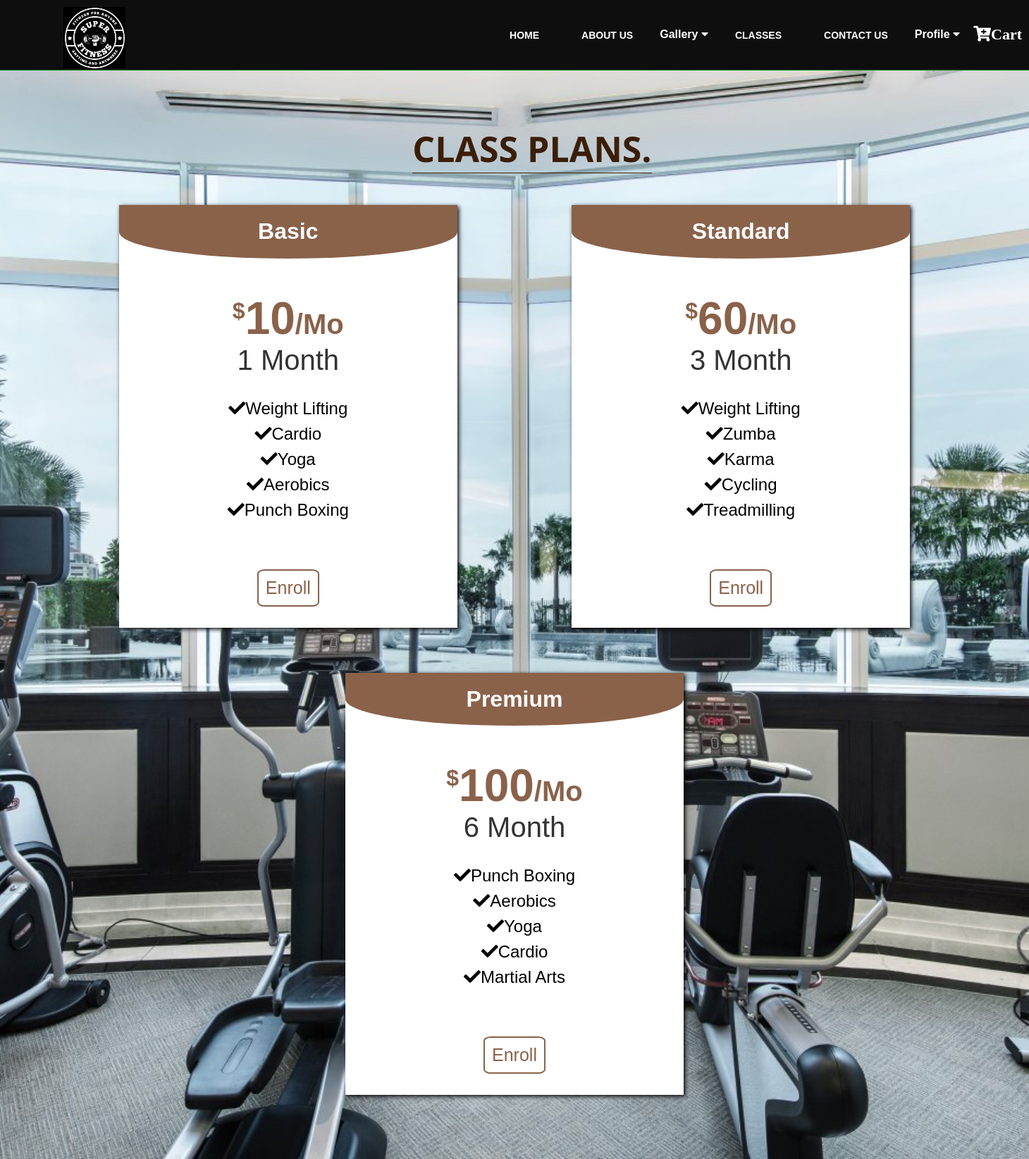
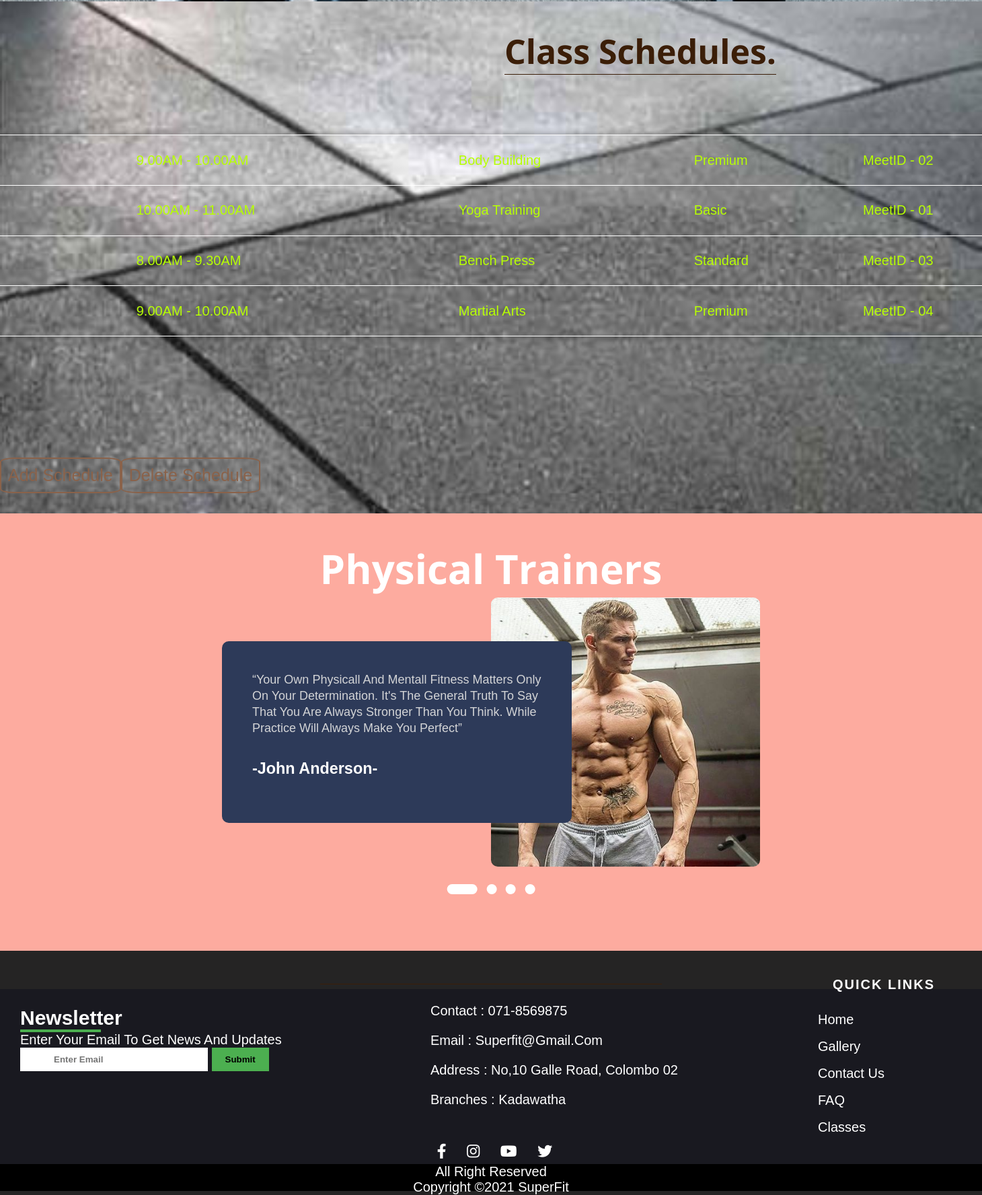
/classes.php, run on the app's committed database (2 pictures, top to bottom).
### tables this page shows
CREATE TABLE `timetable` (
  `TTclass_id` int(11) NOT NULL,
  `TT_date` varchar(20) NOT NULL,
  `TT_time` varchar(20) NOT NULL,
  `TT_schedule` varchar(50) NOT NULL,
  `TT_class` varchar(50) NOT NULL,
  `TT_meeting_Details` varchar(50) NOT NULL
);

### classes.php (the view, shortened to what this page needs)
<!DOCTYPE html>
<html>
<head>
	<link rel="stylesheet" href="css/classes.css">
	<link rel="stylesheet" href="css/sliderstyle.css">
	<link rel="stylesheet" href="css/schedule.css">
	<link
      rel="stylesheet"
      href="https://use.fontawesome.com/releases/v5.13.0/css/all.css"
    />
</head>
<body>
	<div class = "headback">
	<nav>
		<div class="logo"><img  src="images/SuperFITe.png " height="88px" width="88px"></div>
		<ul>
			<li><a href="home.php">Home</a></li>
			<li><a href="about-us.html">About Us</a></li>
			<div class="dropdown">
			<button class="dropbtn">Gallery
			<i class="fa fa-caret-down"></i>
		</button>
		</div>
			<li><a href="BMI.php">Classes</a></li>
			<li><a href="contact.html">Contact Us</a></li>
			<div class="dropdown">
				<button class="dropbtn">Profile
				<i class="fa fa-caret-down"></i>
			</button>
		</div>
		<div class="shop-cart">
			<a href="cart.html" target="_blank"><i class="fa fa-cart-plus">Cart</i></a>
		</div>
	</nav>
	<div class="page_content">
    <section class="pricing_table">
        <h1><br>CLASS  PLANS.</h1>
        <div class="pricing_card">
            <div class="pricing_box">
                <h2>basic</h2>
                <h3><sup>$</sup>10<span>/mo</span></h3>
                <p>1 month</p>
                <ul>
                    <li><i class="fas fa-check"></i>Weight lifting</li>
                    <li><i class="fas fa-check"></i>Cardio</li>
                    <li><i class="fas fa-check"></i>Yoga</li>
                    <li><i class="fas fa-check"></i>Aerobics</li>
                    <li><i class="fas fa-check"></i>Punch Boxing</li>
                </ul>
                <button class="butn" id = "butn1"><a href = "checkout.php">Enroll</a></button>
            </div>
            <div class="pricing_box">
                <h2>standard</h2>
                <h3><sup>$</sup>60<span>/mo</span></h3>
                <p>3 month</p>
                <ul>
                    <li><i class="fas fa-check"></i>Weight lifting</li>
                    <li><i class="fas fa-check"></i>Zumba</li>
                    <li><i class="fas fa-check"></i>Karma</li>
                    <li><i class="fas fa-check"></i>Cycling</li>
                    <li><i class="fas fa-check"></i>Treadmilling</li>
                </ul>
                 <button class="butn" id = "butn2"><a href = "checkout.php">Enroll</a></button>
            </div>
            <div class="pricing_box">
                <h2>premium</h2>
                <h3><sup>$</sup>100<span>/mo</span></h3>
                <p>6 month</p>
                <ul>
                    <li><i class="fas fa-check"></i>Punch Boxing</li>
                    <li><i class="fas fa-check"></i>Aerobics</li>
                    <li><i class="fas fa-check"></i>Yoga</li>
                    <li><i class="fas fa-check"></i>Cardio</li>
                    <li><i class="fas fa-check"></i>Martial Arts</li>
                </ul>
                 <button class="butn" id = "butn3"><a href = "checkout.php">Enroll</a></button>
            </div>
        </div>
		</div>
		</div>
  <section class="table">
     <h1>Class Schedules.</h1>
    <table>
	<?php
		require 'config.php';
		$sql = "SELECT * FROM timetable";
		$result = $con->query($sql);
		if($result-> num_rows > 0){
			while($row = $result-> fetch_assoc()){
				echo"<tr><td>". $row["TT_date"]."</td><td>". $row["TT_time"]."</td><td>". $row["TT_schedule"]."</td><td>". $row["TT_class"]."</td><td>". $row["TT_meeting_Details"]."</td></tr>";
			}
			echo "</table>";
		}
		else {
			echo "0 result";
		}
		?>
	<button class="butn" id = "butn3"><a href= "timetable.html">Add Schedule</a></button><button class="butn" id = "butn3"><a href= "deleteSchedule.html">Delete Schedule</a></button>
  </section>
	<div class="hero">
   <h1><center>Physical Trainers</center></h1>
   <div class = "container">
   <div class = "indicator">
		<span class ="botn active"></span>
		<span class ="botn"></span>
		<span class ="botn"></span>
		<span class ="botn"></span>
   </div>
   <div class = "testimonial">
	  <div class="slide-row" id= "slide">
	     <div class="slide-col">
                <div class="user-text">
                    <p>“Your own physicall and mentall fitness matters only on your determination. It's the general truth to say that you are always stronger than you think. While practice will always make you perfect” </p>
                    <h3>-John Anderson-</h3>
					</div>
					<div class="user-img">
						<img src = "images/user1.jpg">
                </div>
				</div>
				</div>
				</div>
				</div>
				</div>
	<footer>
		<div class="footer_content">
			<div class="center_details">
				<ul class="details">
					<li>Contact : 071-8569875</li>
					<li>Email : superfit@gmail.com</li>
					<li>Address : No,10 Galle Road, Colombo 02</li>
					<li>Branches : Kadawatha
					</li>
				</ul>
			</div>
			<div class="left_col">
				<h2>Newsletter</h2>
				<div class="border"></div>
				<p>Enter your Email to get News and Updates</p>
				<form action="" class="newsletter_form">
					<input type="Email" class="txt" placeholder="Enter Email" name="">
					<input type="submit" class="btn" value="Submit" name="">
				</form>
			</div>
			<div class="footer_links">
				<h4>Quick Links</h4>
				<ul>
					<li><a href="home.php">Home</a></li>
							<li><a href="Gallery.html">Gallery</a></li>
							<li><a href="contact.html">Contact Us</a></li>
							<li><a href="displayFAQuser.php">FAQ</a></li>
							<li><a href="classes.php">Classes</a></li>
				</ul>
			</div>
			</div>
			<div class="social">
				<a href="https://www.facebook.com" target="_blank"><i class="fab fa-facebook-f"></i></a>
				<a href="#" target="_blank"><i class="fab fa-instagram"></i></a>
				<a href="https://www.youtube.com/" target="_blank"><i class="fab fa-youtube"></i></a>
				<a href="#" target="_blank"><i class="fab fa-twitter"></i></a>
			</div>
		<div class="footer_bottom">
			<p>All right reserved<br/>Copyright &copy;2021 SuperFit </p>
		</div>
	</footer>
</body>
</html>

### css/classes.css (style rules this page uses)
.page_content { background-image: url(images/ground.jpg); background-position: center; background-repeat: no-repeat; background-size: cover; }
html,body { margin: 0; padding: 0; font-family: Arial; background-color: rgb(37, 36, 36); }
nav { position: sticky; top: 0; left: 0; width: 100%; height: 100px; padding: 10px 90px; box-sizing: border-box; background: rgba(0, 0, 0, 0.6); border-bottom: 1px solid green; z-index:1; }
.logo { float: left; padding-top: -100px; top: 0; }
nav ul { list-style: none; float: right; margin: 0; padding: 0; display: flex; }
nav ul li a { line-height: 80px; color: #fff; padding: 12px 30px; text-decoration: none; font-size: 14px; font-weight: bold; text-transform: uppercase; }
.dropdown { float: left; overflow: hidden; }
.dropdown .dropbtn { font-size: 16px; border: none; outline: none; color: white; padding: 30px 8px 5px 8px; background-color: inherit; font-family: Arial; margin: 0; font-weight:Bold; }
.shop-cart { margin: 20px ; text-align: right; position: absolute; bottom: 25px; right: -35px; bottom: 17px; }
.shop-cart a { color: white; margin-right: 25px; font-size: 22px; text-decoration: none; }
footer { background: #191920; height: 300px; color: white; position: relative; margin-top: -20px; }
.footer_bottom { background: black; height: 40px; width: 100%; text-align: center; position: absolute; bottom: 0px; left: 0px; padding-top: 0px; }
.social { margin: 20px ; margin-left: 32%; position: absolute; bottom: 25px; left: 12.5%; right: 35px; }
.social a { color: #fff; margin-right: 25px; font-size: 22px; text-decoration: none; transition: .3s linear; }
.footer_links { float: right; margin-right: 50px; position: sticky; }
.footer_links li { list-style: none; margin-left: 18px; }
.footer_links a { text-decoration: none; color: white; line-height: 2; }
.footer_links h4 { letter-spacing: 2px; text-transform: uppercase; margin-top: -160px; margin-left: 20px; padding: 20px; }
.left_col { margin-top: -150px; margin-left: 30px; }
.center_details { padding-left: 240px; }
.border { width: 120px; height: 4px; background: #4caf50; }
.txt { flex: 1; padding: 10px 50px; font-weight: 700; border: none; outline: none; }
.btn { flex: 1; padding: 10px 20px; font-weight: 700; border: none; background: #4caf50; }
.details li { list-style: none; margin-left: 400px; line-height: 1.2; padding-top: 20px; }
.pricing_table { min-height: 100vh; padding: 2% 6%; text-align: center; }
.pricing_table h1 { font-size: 50px; margin-left: 50px; font-family: Open Sans; font-weight: 1000px; display: inline-block; color: #3b1e08; border-bottom: 1px solid #3b1e08; margin-bottom: 45px; margin-top: -20px; }
.pricing_table .pricing_card { display: flex; justify-content: space-around; align-items: center; flex-wrap: wrap; text-align: center; }
.pricing_card .pricing_box { width: 30rem; box-shadow: 2px 2px 6px #000; margin-bottom: 4rem; background-color: white; }
.pricing_box h2 { font-size: 2rem; color: white; margin-bottom: 3rem; background-color: #8A624A; padding: 1.2rem; border-bottom-left-radius: 50%; border-bottom-right-radius: 50%; }
.pricing_box h3 { margin-top: 2rem; font-size: 4rem; color: #8A624A; }
.pricing_box h3 sup { font-size: 2rem; }
.pricing_box h3 span { font-size: 2.5rem; }
.pricing_box p { font-size: 2.5rem; color: #333; }
.pricing_box ul { padding: 2rem; }
.pricing_box ul li { margin-bottom: 0.5rem; font-size: 1.5rem; color : black; }
* { box-sizing: border-box; margin: 0; padding: 0; list-style-type: none; text-decoration: none; text-transform: capitalize; transition: all 0.3s linear; outline: none; }
body { font-family: 'Open Sans', sans-serif; }
.butn { padding: 10px; background-color: transparent; border: 2px solid #8A624A; color: #8A624A; margin-top: 30px; margin-bottom: 30px; cursor: pointer; border-radius: 12%; font-size: 25px; }
a { text-decoration: none; color: inherit; }

### data on the page
timetable: TT_time "9.00AM - 10.00AM", TT_schedule "Body Building", TT_class "Premium", TT_meeting_Details "MeetID - 02"
timetable: TT_time "10.00AM - 11.00AM", TT_schedule "Yoga Training", TT_class "Basic", TT_meeting_Details "MeetID - 01"
timetable: TT_time "8.00AM - 9.30AM", TT_schedule "Bench Press", TT_class "Standard", TT_meeting_Details "MeetID - 03"
timetable: TT_time "9.00AM - 10.00AM", TT_schedule "Martial Arts", TT_class "Premium", TT_meeting_Details "MeetID - 04"
